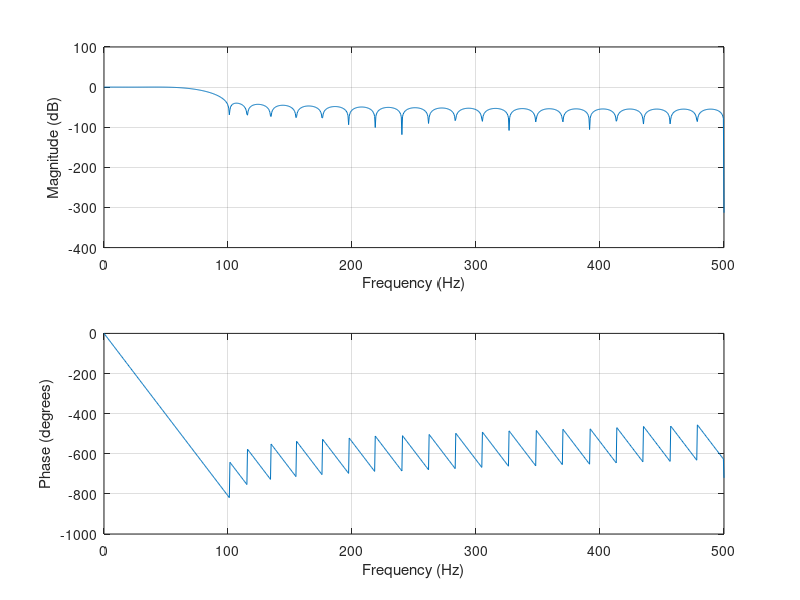
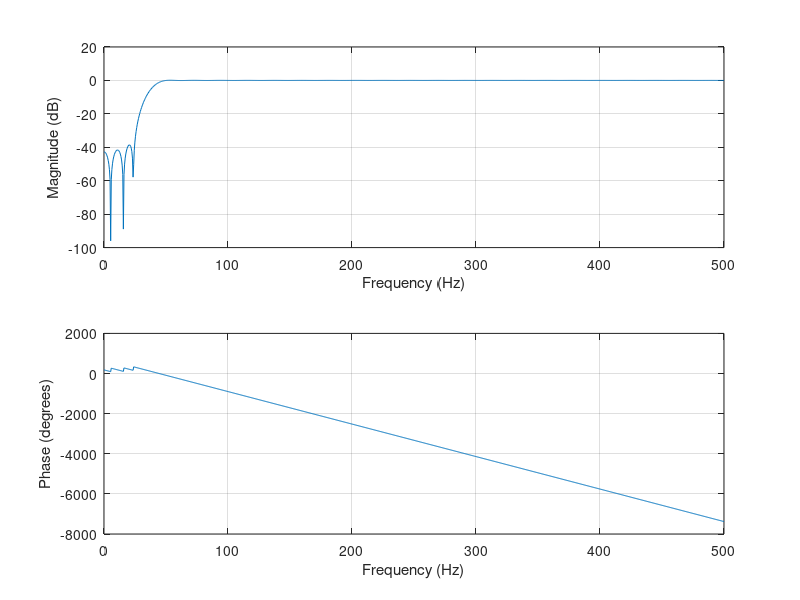

MATLAB code for these plots, in order:
% amp = [1 0]; %low pass filter
% 
% Delta = 0.1; % trans. band
% A = [0.01 0.01]; % ripple 
% h = 1000; %Hz - sampling frequency
% 
% % passband frequency
% Fp = 100; % hz
% ohmP = 2*pi * Fp / h;   % rad
% ohmS = (ohmP + Delta);  % rad
% Fs = h*ohmS/(2*pi);
% % Fs = ohmS / ((2*pi)*(1/h));%hz
% 
% %F = [ohmP ohmS];
% F = [Fp Fs]; % Hz
% 
% [M,Wn,beta,ftype] = kaiserord(F,amp,A,h);
% b = fir1(M,Wn,ftype,kaiser(M+1,beta),'noscale');
% freqz(b,1,512)

% freqz(hh,1,1024,fsamp)
%-------------------------------
fsamp = 1000;
fcuts = [50 100];
mags = [1 0];
devs = [0.01 0.01];

[n,Wn,beta,ftype] = kaiserord(fcuts,mags,devs,fsamp);
hh = fir1(n,Wn,ftype,kaiser(n+1,beta),'noscale');

figure('Name','Low Pass Filter');
freqz(hh,1,1024,fsamp)

fprintf("M [%d]", n);
coefs = regexprep(num2str(hh),'\s+',',')
%-------------------------------
fsamp = 1000;
fcuts = [25 50];
mags = [0 1];
devs = [0.01 0.01];

[n,Wn,beta,ftype] = kaiserord(fcuts,mags,devs,fsamp);
hh = fir1(n,Wn,ftype,kaiser(n+1,beta),'noscale');

figure('Name','High Pass Filter');
freqz(hh,1,1024,fsamp)

fprintf("M [%d]", n);
coefs = regexprep(num2str(hh),'\s+',',')
%-------------------------------

% 
% fprintf("h [%d Hz]\n", h);
% fprintf("ohmP[%0.2f pi] or Fp[%2.0f Hz]\n", ohmP, Fp);
% fprintf("ohmS[%0.2f pi] or Fs[%2.0f Hz]\n", ohmS, Fs);
% fprintf("M [%d]", n);
% coefs = regexprep(num2str(hh),'\s+',',')
